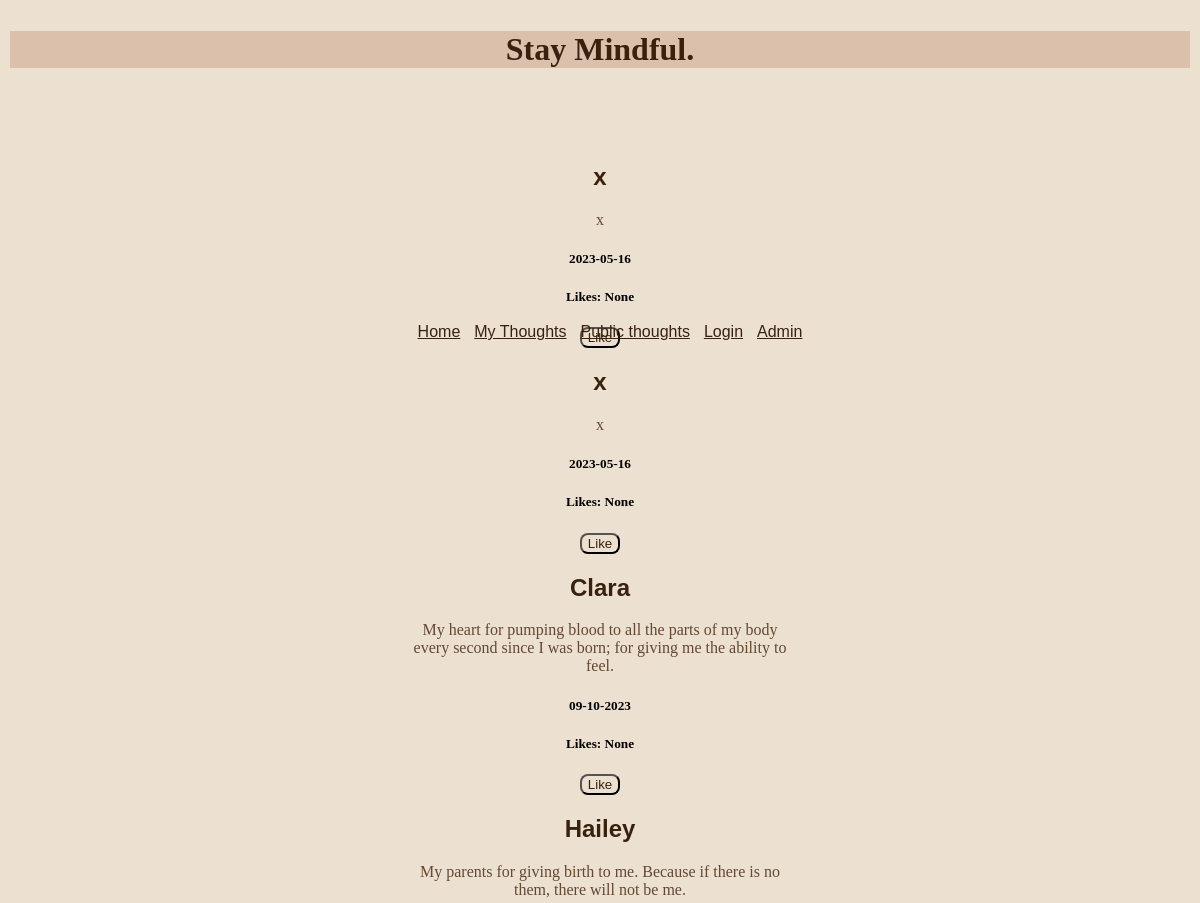
The page /public_posts (upper part) on the database as committed earlier.
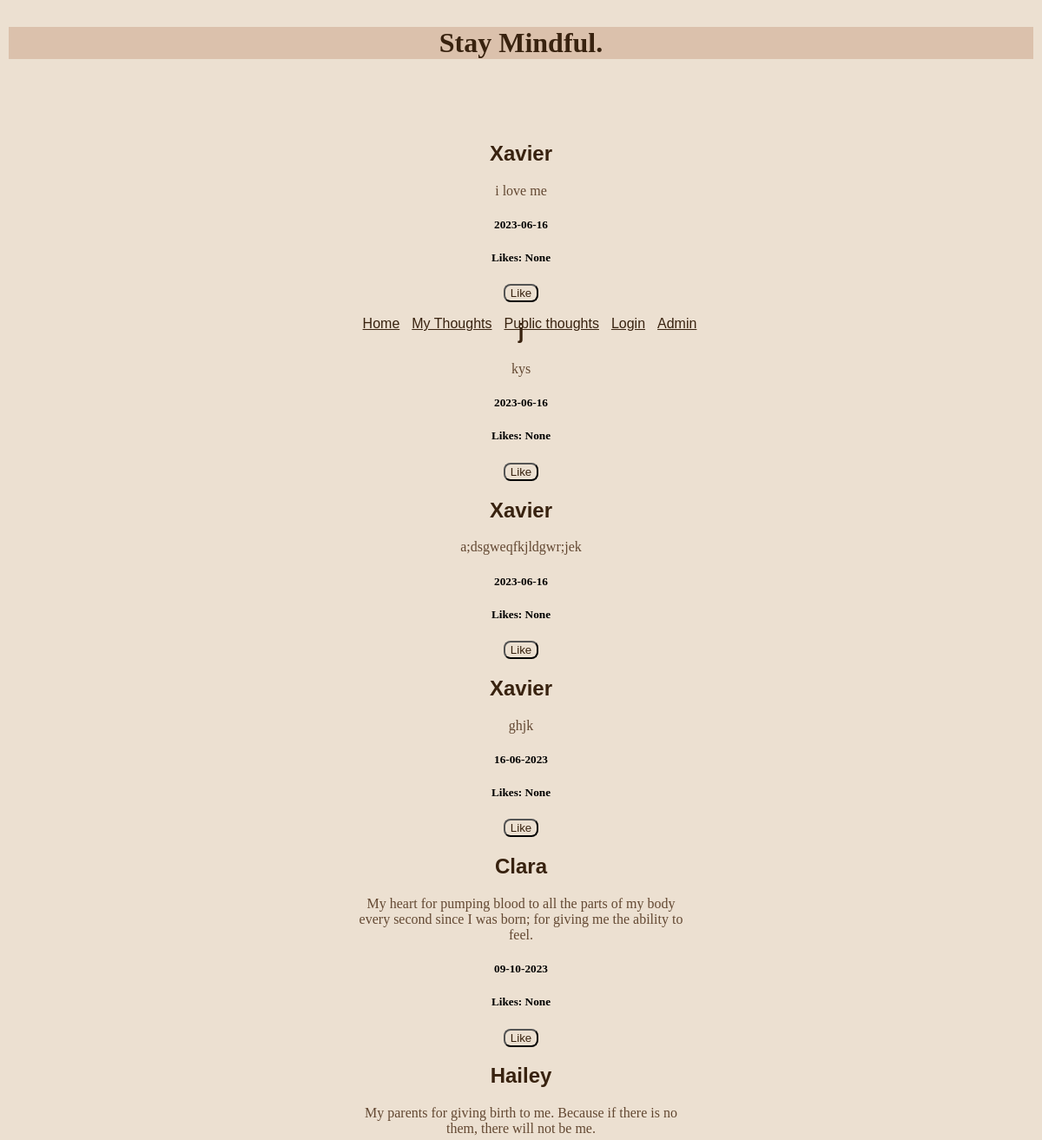
The same page on the database as committed later.
### tables this page shows
CREATE TABLE Gratitude_idea (id INTEGER PRIMARY KEY, date TEXT, username TEXT, content TEXT, like_count INTEGER, favorited INTEGER);

### routes.py (the view)
@app.route('/public_posts')
def public_posts():
    conn = sqlite3.connect("mindful.db")
    cur = conn.cursor()
    cur.execute('SELECT username, content, date, id, like_count FROM Gratitude_idea ORDER BY date DESC')
    results = cur.fetchall()
    return render_template("public_posts.html", results = results)

### templates/public_posts.html (shortened to what this page needs)
{% extends 'layout.html' %}
{% block content %}
{% for results in results %}
<h2>
{{ results[0] }}
</h2>
<p>
{{ results[1] }}
</p>
<h5>
{{results[2]}}
</h5>
<h5>
Likes: {{results[4]}}
</h5>
<form action="/like" method="post">
    <input class="button" type="submit" value="Like">
</form>
{% endfor %}
{% endblock %}

### templates/layout.html (shortened to what this page needs)
<!DOCTYPE html>
<html lang="en">
    <link rel="stylesheet" href="/static/styles.css">
<head>
</head>
<body>
    <header>
        {% include "header.html" %}
    </header>
    <div>
        <nav>
            {% include "nav.html" %}
        </nav>
    </div>
    <div>
        <main>
            {% block content %}
            {% endblock %}
        </main>
    </div>
</body>
</html>

### templates/header.html
<h1>Stay Mindful.</h1>

### templates/nav.html
<div id="nav">
    <a class="nav_element" href="/">Home</a>
    <a class="nav_element" href="/my_posts">My Thoughts</a>
    <a class="nav_element" href="/public_posts">Public thoughts</a>
    <a class="nav_element" href="/loginpage">Login</a>
    <a class="nav_element" href="/admin">Admin</a>
</div>

### static/styles.css (style rules this page uses)
header { background-color: #dbc1ac; }
body { background-color: #ece0d1; margin: auto; padding: 10px; text-align: center; }
div { padding-top: 1.5%; padding-bottom: 1.5%; }
.nav_element { padding-left: 5px; padding-right: 5px; }
#nav { position:fixed; top: 10%; width: 100%; }
h1 { font-family: cursive; color: #38220f; }
h2 { font-family: sans-serif; color: #38220f; }
p { font-family: cursive; color: #634832; width: 33%; margin: auto; }
a { font-family: sans-serif; color: #38220f; }
form { font-family: sans-serif; color: #38220f; }
.button { background-color: #ece0d1; color: #38220f; border-radius: 8px; }

Rows that differ between the two databases and show on the page:
changed Gratitude_idea: username "x" → "Xavier"; content "x" → "i love me"; date "2023-05-16" → "2023-06-16"
changed Gratitude_idea: username "x" → "j"; content "x" → "kys"; date "2023-05-16" → "2023-06-16"
added Gratitude_idea: username "Xavier", content "a;dsgweqfkjldgwr;jek", date "2023-06-16", results "None"
added Gratitude_idea: username "Xavier", content "ghjk", date "16-06-2023", results "None"
